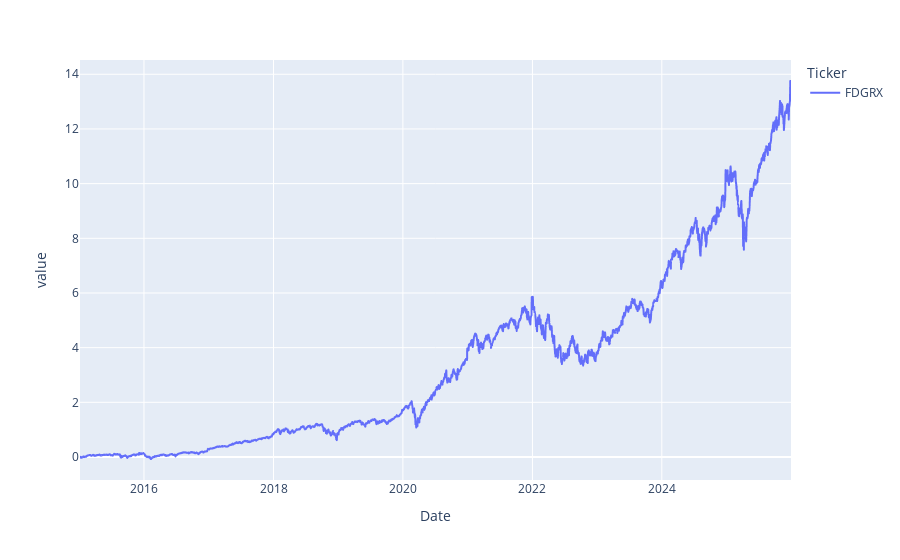

The notebook cell this image was saved under:
### Code cell
daily_cum_returns.plot()

### Figure 1 — Plotly figure (JSON) as saved in the notebook; plotly's stock layout.template omitted (floating-point values rounded to 4 significant figures; data arrays with more than 128 entries replaced by an {"elided": "..."} marker saying what was removed)
{"data": [{"hovertemplate": "Ticker=FDGRX<br>Date=%{x}<br>value=%{y}<extra></extra>", "legendgroup": "FDGRX", "line": {"color": "#636efa", "dash": "solid"}, "marker": {"symbol": "circle"}, "mode": "lines", "name": "FDGRX", "showlegend": true, "type": "scattergl", "x": {"elided": "2764 str values"}, "xaxis": "x", "y": {"elided": "2764 float values"}, "yaxis": "y"}], "layout": {"legend": {"title": {"text": "Ticker"}, "tracegroupgap": 0}, "margin": {"t": 60}, "xaxis": {"anchor": "y", "domain": [0, 1], "title": {"text": "Date"}}, "yaxis": {"anchor": "x", "domain": [0, 1], "title": {"text": "value"}}}}
